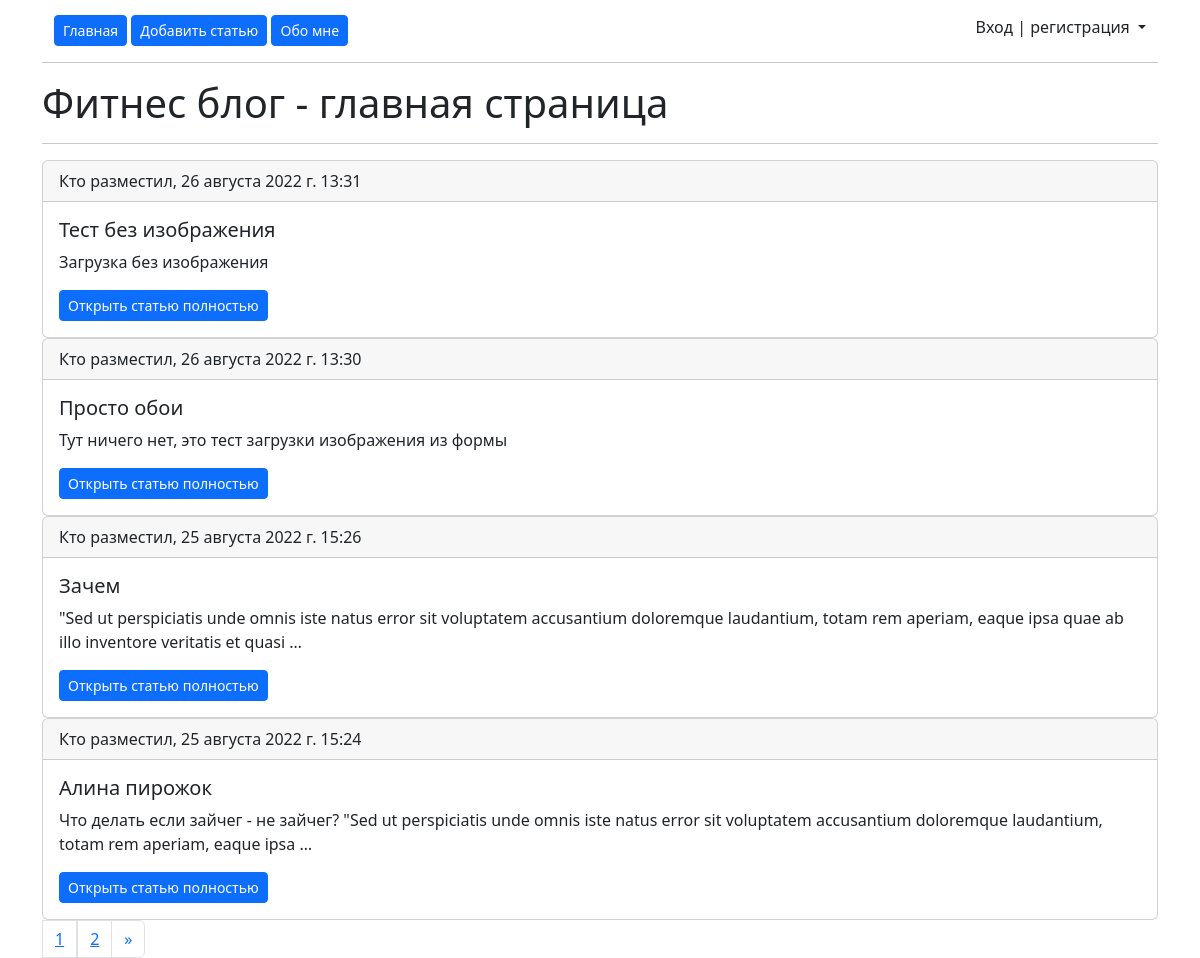
The app's page /, older data.
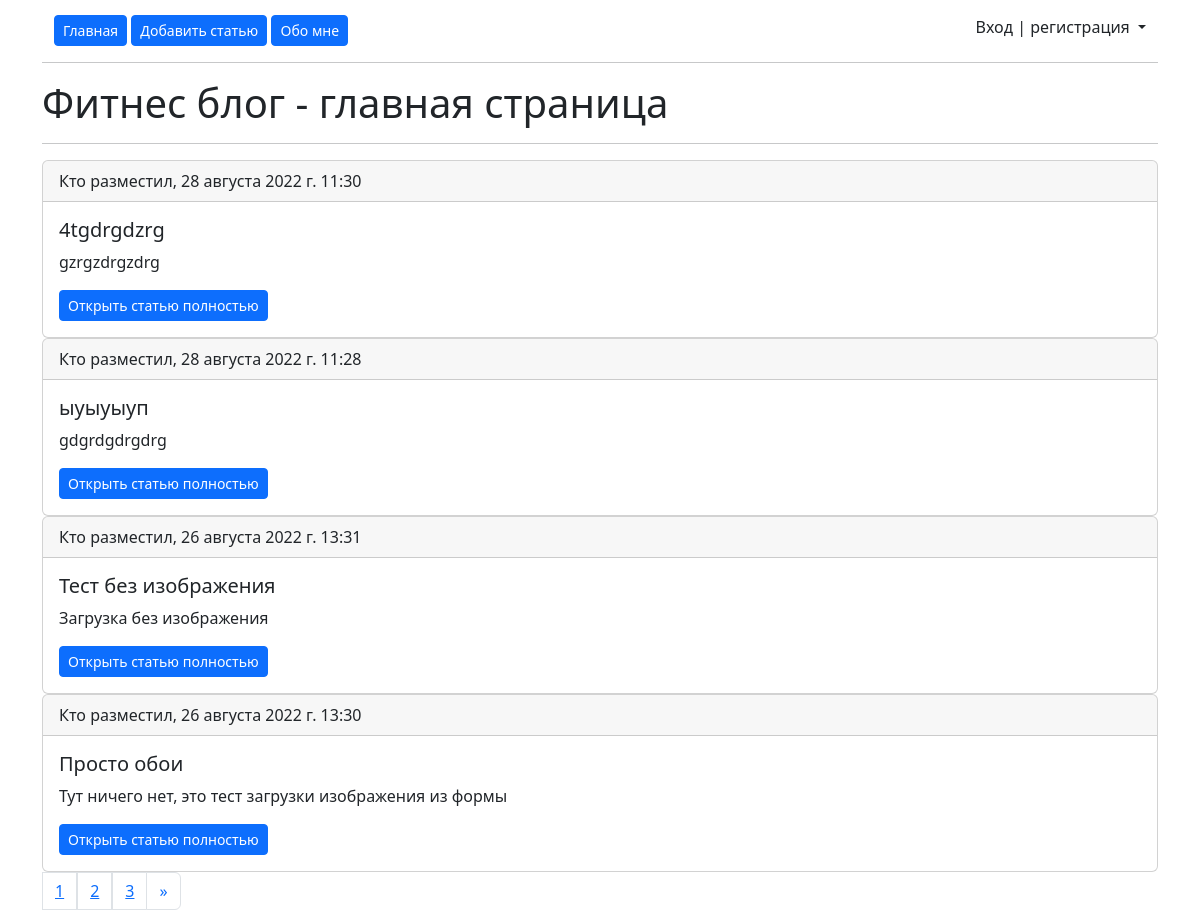
The same page, newer data.
### main/models.py (models this page shows, shortened)
class Article(models.Model):
    title = models.CharField(max_length=250, verbose_name='Название статьи')
    slug = models.SlugField(max_length=255, unique=True, db_index=True, verbose_name='URL')
    content = models.TextField(blank=True, verbose_name='Текст')
    image = models.ImageField(upload_to='images/', blank=True, verbose_name='Изображение')
    time_create = models.DateTimeField(auto_now_add=True, verbose_name='Создано')
    time_update = models.DateTimeField(auto_now=True, verbose_name='Отредактировано')
    is_published = models.BooleanField(default=True, verbose_name='Опубликовано')
    category = models.ForeignKey('Category', on_delete=PROTECT, verbose_name='Категория')
    class Meta:
        verbose_name = 'Статья'
        verbose_name_plural = 'Статьи'
        ordering = ['-time_create']

### main/views.py (the view)
# urls.py: path('', views.MainPage.as_view(), name='Главная'),
class MainPage(ListView):
    paginate_by = 4
    model = Article
    template_name = 'main/index.html'
    context_object_name = 'articles'
    extra_context = {'title': 'Фитнес блог - главная страница'}
    def get_queryset(self):
        return Article.objects.filter(is_published=True)

### main/templates/main/index.html (shortened to what this page needs)
{% extends 'main/layout.html' %}
{% block content %}
<h1>{{ title }}</h1>
<hr>
{% for el in articles %}
<div class="card">
  <div class="card-header">
    Кто разместил, {{ el.time_create }}
  </div>
  <div class="card-body">
    <h5 class="card-title">{{ el.title }}</h5>
    <p class="card-text">{{ el.content|truncatewords:25 }}</p>
    <a href="{% url 'article_detail' el.slug %}" class="btn btn-primary btn-sm">Открыть статью полностью</a>
  </div>
</div>
{% endfor %}
<nav>
  <div class="pagination">
    <li class="page-item">
      {% if page_obj.has_other_pages %}
      {% for el in page_obj.paginator.page_range %}
        <li class="page-link"><a href="?page={{ el }}">{{ el }}</li>
      {% endfor %}
    <li class="page-item">
      {% if page_obj.has_next %}
      <a class="page-link" href="?page={{ page_obj.next_page_number }}" aria-label="Следующая">
        <span aria-hidden="true">&raquo;</span>
      {% endif %}
      {% endif %}
      </a>
    </li>
  </div>
</nav>
{% endblock %}

Row changes from the older to the newer data that the page shows:
no longer on this page (row unchanged): Article: time_create "25 августа 2022 г. 15:26", title "Зачем", content "\"Sed ut perspiciatis unde omnis iste natus error sit voluptatem accusantium doloremque laudantium, totam rem aperiam, eaque ipsa quae ab illo inventore veritatis et quasi …"
no longer on this page (row unchanged): Article: time_create "25 августа 2022 г. 15:24", title "Алина пирожок", content "Что делать если зайчег - не зайчег? \"Sed ut perspiciatis unde omnis iste natus error sit voluptatem accusantium doloremque laudantium, totam rem aperiam, eaque ipsa …"
added Article: time_create "28 августа 2022 г. 11:30", title "4tgdrgdzrg", content "gzrgzdrgzdrg"
added Article: time_create "28 августа 2022 г. 11:28", title "ыуыуыуп", content "gdgrdgdrgdrg"
Text that changed along with them:
new list line: "3"
